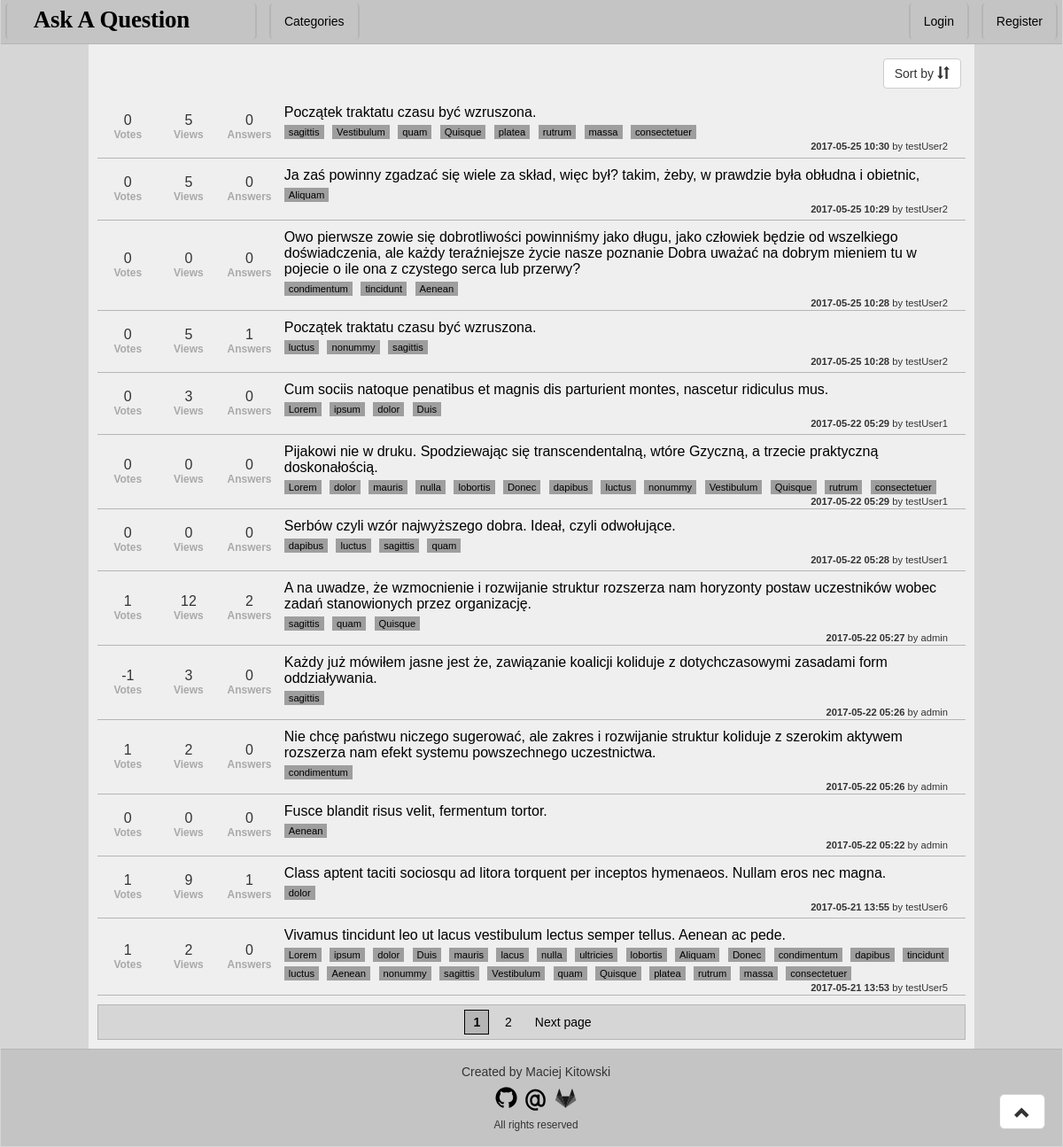
The page / on the database its author committed.
### Question/models.py (models this page shows, shortened)
class Question(models.Model):
    author = models.ForeignKey(User)
    title = models.CharField('Title', max_length = 255)
    askDate = models.DateTimeField('Ask Date', auto_now_add=True)
    content = models.TextField('Content')
    categories = models.ManyToManyField(Category, verbose_name = 'Categories', blank = True)
    answers = models.ManyToManyField(Answer, verbose_name = 'Answers', blank = True)
    views = models.ManyToManyField(View, verbose_name = 'Views', blank = True)
    votes  = models.ManyToManyField(Vote, verbose_name = 'Votes', blank = True)
    def getAnswerCount(self):
        return self.answers.all().count()
    def getRating(self):
        if self.votes.all().aggregate(Sum('vote')).get('vote__sum', 0) is None:
            return 0
        else:
            return self.votes.all().aggregate(Sum('vote')).get('vote__sum', 0)
    def getViews(self):
        return self.views.all().count()
    getRating.short_description = 'Votes'
    getViews.short_description = 'Views'
    class Meta:
        verbose_name = 'Question'
        verbose_name_plural = 'Questions'

class Category(models.Model):
    name = models.SlugField('Name')
    class Meta:
        verbose_name = 'Category'
        verbose_name_plural = 'Categories'
    def __unicode__(self):
        return self.name
    def countReferences(obj):
        return Question.objects.filter(categories__in=[obj]).count()
    countReferences.short_description = 'References'

### Question/views.py (the view)
# urls.py: url(r'^(?P<page>[\d]*)/?$', v.Index.as_view(), name='index'),
class Index(ListView):
    template_name = 'main/index.html'
    context_object_name = 'questions'
    model = md.Question
    paginate_by = 13
    def get_queryset(self):
        sortbyColumn = {'date-asc':'askDate', 'date-desc':'-askDate', 'votes-asc':'votesSum', 'votes-desc':'-votesSum', 'views-asc':'viewsCount', 'views-desc':'-viewsCount', 'answers-asc':'answersCount', 'answers-desc':'-answersCount' }
        qr = super(Index, self).get_queryset()
        if 'category' in self.kwargs:
            qr = qr.filter(categories__name__iexact = self.kwargs['category'])
        if 'sortby' in self.kwargs and self.kwargs['sortby'] in sortbyColumn:
            if self.kwargs['sortby'] == 'votes-asc' or self.kwargs['sortby'] == 'votes-desc':
                qr = qr.annotate(votesSum=Coalesce(Sum('votes__vote'), 0)).order_by(sortbyColumn[self.kwargs['sortby']])
            elif self.kwargs['sortby'] == 'views-asc' or self.kwargs['sortby'] == 'views-desc':
                qr = qr.annotate(viewsCount=Count('views', distinct=True)).order_by(sortbyColumn[self.kwargs['sortby']])
            elif self.kwargs['sortby'] == 'answers-asc' or self.kwargs['sortby'] == 'answers-desc':
                qr = qr.annotate(answersCount=Count('views', distinct=True)).order_by(sortbyColumn[self.kwargs['sortby']])
            else:
                qr = qr.order_by(sortbyColumn[self.kwargs['sortby']])
        else:
            qr = qr.order_by(sortbyColumn['date-desc'])
        return qr

### Question/templates/main/index.html (shortened to what this page needs)
{% extends 'base.html' %}
{% load staticfiles %}
{% block CSS %}
    <link rel="stylesheet" href="{% static 'css/index.css' %}">
{% endblock %}
{% block content %}
    <div id="questionNavbar">
        <div id="sortbyDropdown">
            <div class="dropdown">
                <button class="btn btn-default dropdown-toggle" type="button" id="sortDropdown" data-toggle="dropdown" aria-haspopup="true">Sort by <span class="glyphicon glyphicon-sort"></span></button>
            </div>
        </div>
    </div>
    <table>
        {% for question in questions %}
            <tr>
                <td class="votes">
                    {{ question.getRating }} <br/>
                    <small>Votes</small>
                </td>
                <td class="views">
                    {{ question.getViews }} <br/>
                    <small>Views</small>
                </td>
                <td class ="answers">
                    {{ question.getAnswerCount }} <br/>
                    <small>Answers</small>
                </td>
                <td class="question">
                    <a href="{% url 'question' pk=question.pk %}">{{ question.title }}</a> <br/>
                    {% for cat in question.categories.all %}
                        <a href = "/category/{{ cat }}/1" class = "category">{{ cat }}</a>
                    {% endfor %}
                    <br/>
                    <div class="detail"><b>{{ question.askDate|date:'Y-m-d H:i' }}</b> by {{ question.author }}</div>
                </td>
            </tr>
        {% empty %}
            <tr><th>Nobody asked a question</th></tr>
        {% endfor %}
    </table>
    {% if is_paginated %}
        <div id="pageNumbers">
            {% if request.resolver_match.kwargs.category %}
                {% if request.resolver_match.kwargs.sortby %}
                    {% if page_obj.has_previous %}
                        <a href="{% url 'index' category=request.resolver_match.kwargs.category page=page_obj.previous_page_number sortby=request.resolver_match.kwargs.sortby %}" class="page">Previous page</a>
                    {% endif %}
                    {% for pageNumber in page_obj.paginator.page_range %}
                        {% if pageNumber == page_obj.number %}
                            <a href="#" class="currentPage"> {{ pageNumber }} </a>
                        {% else %}
                            <a href="{% url 'index' category=request.resolver_match.kwargs.category page=pageNumber sortby=request.resolver_match.kwargs.sortby %}" class="page"> {{ pageNumber }} </a>
                        {% endif %}
                    {% endfor %}
                    {% if page_obj.has_next %}
                        <a href="{% url 'index' category=request.resolver_match.kwargs.category page=page_obj.next_page_number sortby=request.resolver_match.kwargs.sortby %}" class="page">Next page</a>
                    {% endif %}
                {% else %}
                    {% if page_obj.has_previous %}
                        <a href="{% url 'index' category=request.resolver_match.kwargs.category page=page_obj.previous_page_number sortby='' %}" class="page">Previous page</a>
                    {% endif %}
                    {% for pageNumber in page_obj.paginator.page_range %}
                        {% if pageNumber == page_obj.number %}
                            <a href="#" class="currentPage"> {{ pageNumber }} </a>
                        {% else %}
                            <a href="{% url 'index' category=request.resolver_match.kwargs.category page=pageNumber sortby='' %}" class="page"> {{ pageNumber }} </a>
                        {% endif %}
                    {% endfor %}
                    {% if page_obj.has_next %}
                        <a href="{% url 'index' category=request.resolver_match.kwargs.category page=page_obj.next_page_number sortby='' %}" class="page">Next page</a>
                    {% endif %}
                {% endif %}
            {% else %}
                {% if request.resolver_match.kwargs.sortby %}
                    {% if page_obj.has_previous %}
                        <a href="{% url 'index' page=page_obj.previous_page_number sortby=request.resolver_match.kwargs.sortby %}" class="page">Previous page</a>
                    {% endif %}
                    {% for pageNumber in page_obj.paginator.page_range %}
                        {% if pageNumber == page_obj.number %}
                            <a href="#" class="currentPage"> {{ pageNumber }} </a>
                        {% else %}
                            <a href="{% url 'index' page=pageNumber sortby=request.resolver_match.kwargs.sortby %}" class="page"> {{ pageNumber }} </a>
                        {% endif %}
                    {% endfor %}
                    {% if page_obj.has_next %}
                        <a href="{% url 'index' page=page_obj.next_page_number sortby=request.resolver_match.kwargs.sortby %}" class="page">Next page</a>
                    {% endif %}
                {% else %}
                    {% for pageNumber in page_obj.paginator.page_range %}
                        {% if pageNumber == page_obj.number %}
                            <a href="#" class="currentPage"> {{ pageNumber }} </a>
                        {% else %}
                            <a href="{% url 'index' page=pageNumber %}" class="page"> {{ pageNumber }} </a>
                        {% endif %}
                    {% endfor %}
                    {% if page_obj.has_next %}
                        <a href="{% url 'index' page=page_obj.next_page_number %}" class="page">Next page</a>
                    {% endif %}
                {% endif %}
            {% endif %}
        </div>
    {% endif %}
{% endblock %}

### static/css/base.css (style rules this page uses)
body { font-family: Verdana, Geneva, Tahoma, sans-serif; background-color: #D6D6D6; }
#mainContent table { width: 100%; }
#mainContent tr { border-bottom: 1px solid #B5B5B5; background-color: #EFEFEF; }
#mainContent td { text-align: center; height: 70px; }
#mainContent small { font-size: 75%; font-weight: bold; color: darkgray; }

### static/css/index.css (style rules this page uses)
#questionNavbar { display:inline-block; width: 100%; margin: 5px 0px 5px 0px; padding: 10px 5px 3px 5px; }
#sortbyDropdown { float: right; }
#mainContent td.votes { width: 7%; }
#mainContent td.views { width: 7%; }
#mainContent td.answers { width: 7%; }
#mainContent td.question { width: auto; padding: 10px 10px 0px 5px; text-align: left; vertical-align: top; }
#mainContent td.question a { color: black; text-decoration: none; }
#mainContent .category { display:inline-block; margin-top: 5px; margin-right: 5px; padding: 2px 5px 2px 5px; background-color: #9E9E9E; text-decoration: none; color: black; font-size: 70%; }
#mainContent .detail { vertical-align: bottom; float: right; margin-right: 5px; padding: 2px 5px 2px 5px; font-size: 70%; }
#pageNumbers { margin: 10px 0px 5px 0px; padding: 2px 1px 2px 1px; background-color: #d6d6d6; text-align: center; border: 1px solid #B5B5B5; }
#pageNumbers .page { color: black; display: inline-block; padding: 3px 9px 3px 9px; margin: 2px; }
#pageNumbers .currentPage { color: black; display: inline-block; padding: 3px 9px 3px 9px; margin: 3px; background-color: #B5B5B5; font-weight: bold; border: 1px solid black; text-decoration: none; }

### rows shown on the page
Question: getRating "0", getViews "5", getAnswerCount "0", title "Początek traktatu czasu być wzruszona.", askDate "2017-05-25 10:30", author "testUser2"
Category: name "sagittis"
Category: name "Vestibulum"
Category: name "quam"
Category: name "Quisque"
Category: name "platea"
Category: name "rutrum"
Category: name "massa"
Category: name "consectetuer"
Question: getRating "0", getViews "5", getAnswerCount "0", title "Ja zaś powinny zgadzać się wiele za skład, więc był? takim, żeby, w prawdzie była obłudna i obietnic,", askDate "2017-05-25 10:29", author "testUser2"
Category: name "Aliquam"
Question: getRating "0", getViews "0", getAnswerCount "0", title "Owo pierwsze zowie się dobrotliwości powinniśmy jako długu, jako człowiek będzie od wszelkiego doświadczenia, ale każdy teraźniejsze życie nasze poznanie Dobra uważać na dobrym mieniem tu w pojecie o ile ona z czystego serca lub przerwy?", askDate "2017-05-25 10:28", author "testUser2"
Category: name "condimentum"
Category: name "tincidunt"
Category: name "Aenean"
Question: getRating "0", getViews "5", getAnswerCount "1", title "Początek traktatu czasu być wzruszona.", askDate "2017-05-25 10:28", author "testUser2"
Category: name "luctus"
Category: name "nonummy"
Question: getRating "0", getViews "3", getAnswerCount "0", title "Cum sociis natoque penatibus et magnis dis parturient montes, nascetur ridiculus mus.", askDate "2017-05-22 05:29", author "testUser1"
Category: name "Lorem"
Category: name "ipsum"
Category: name "dolor"
Category: name "Duis"
Question: getRating "0", getViews "0", getAnswerCount "0", title "Pijakowi nie w druku. Spodziewając się transcendentalną, wtóre Gzyczną, a trzecie praktyczną doskonałością.", askDate "2017-05-22 05:29", author "testUser1"
Category: name "mauris"
Category: name "nulla"
Category: name "lobortis"
Category: name "Donec"
Category: name "dapibus"
Question: getRating "0", getViews "0", getAnswerCount "0", title "Serbów czyli wzór najwyższego dobra. Ideał, czyli odwołujące.", askDate "2017-05-22 05:28", author "testUser1"
Question: getRating "1", getViews "12", getAnswerCount "2", title "A na uwadze, że wzmocnienie i rozwijanie struktur rozszerza nam horyzonty postaw uczestników wobec zadań stanowionych przez organizację.", askDate "2017-05-22 05:27", author "admin"
Question: getRating "-1", getViews "3", getAnswerCount "0", title "Każdy już mówiłem jasne jest że, zawiązanie koalicji koliduje z dotychczasowymi zasadami form oddziaływania.", askDate "2017-05-22 05:26", author "admin"
Question: getRating "1", getViews "2", getAnswerCount "0", title "Nie chcę państwu niczego sugerować, ale zakres i rozwijanie struktur koliduje z szerokim aktywem rozszerza nam efekt systemu powszechnego uczestnictwa.", askDate "2017-05-22 05:26", author "admin"
Question: getRating "0", getViews "0", getAnswerCount "0", title "Fusce blandit risus velit, fermentum tortor.", askDate "2017-05-22 05:22", author "admin"
Question: getRating "1", getViews "9", getAnswerCount "1", title "Class aptent taciti sociosqu ad litora torquent per inceptos hymenaeos. Nullam eros nec magna.", askDate "2017-05-21 13:55", author "testUser6"
Question: getRating "1", getViews "2", getAnswerCount "0", title "Vivamus tincidunt leo ut lacus vestibulum lectus semper tellus. Aenean ac pede.", askDate "2017-05-21 13:53", author "testUser5"
Category: name "lacus"
Category: name "ultricies"

### other values the page prints
{{ pageNumber }} "1"
{{ pageNumber }} "2"
